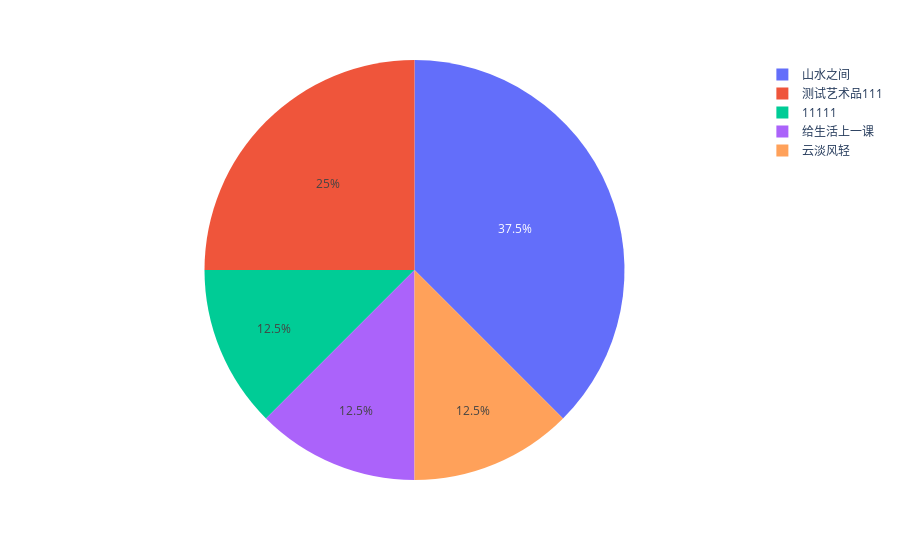

The code cell stored with this chart in its notebook:
### Code cell
fig = px.pie(share_art,names ='name')
#             title = 'Artwork Genre most popular with users',
#             hover_data = ['id_y','image_id'])
##fig.update_traces(textposition='inside', textinfo='percent+label')
fig.show()

### Figure 1 — Plotly figure (JSON) as saved in the notebook; plotly's stock layout.template omitted (floating-point values rounded to 4 significant figures)
{"data": [{"domain": {"x": [0, 1], "y": [0, 1]}, "hoverlabel": {"namelength": 0}, "hovertemplate": "name=%{label}", "labels": ["山水之间", "山水之间", "山水之间", "测试艺术品111", "测试艺术品111", "11111", "给生活上一课", "云淡风轻"], "legendgroup": "", "name": "", "showlegend": true, "type": "pie"}], "layout": {"legend": {"tracegroupgap": 0}, "margin": {"t": 60}}}
